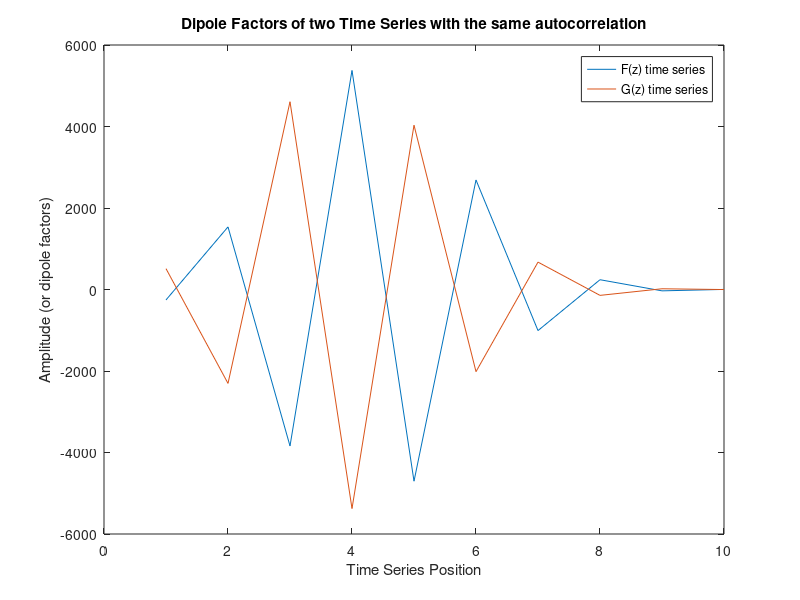

Source code (MATLAB):
% Autocorrelation function
% Completed during MS Geophysics at the University of Western Ontario
% MATLAB code by Benjamin Consolvo
% Updated in 12/2015

% Autocorrelation of a function F(z)
F=[-256 1536 -3840 5376 -4704 2688 -1008 240 -33 2]; %Defining time series F
x=[1 2 3 4 5 6 7 8 9 10] % Defining position in time series for plot
Finv = fliplr(F); %Calculating the time reverse of F
ACF=conv(F,Finv); %Autocorrelation of F
disp(ACF) %Displays autocorrelation

%% Time Series with the same autocorrelation
G=[512 -2304 4608 -5376 4032 -2016 672 -144 18 -1]; %Defining time series G
xone=[1 2 3 4 5 6 7 8 9 10] % Defining position in time series for plot
Ginv=fliplr(G); %Calculating the time reverse of G
ACG=conv(G,Ginv); %Autocorrelation of G
disp(ACG) %Displays autocorrelation

% plotting both time series dipole factors (or polynomial coefficients)
figure;
close all;
plot(x,F,xone,G);
xlabel('Time Series Position');
ylabel('Amplitude (or dipole factors)');
title('Dipole Factors of two Time Series with the same autocorrelation');
s1='F(z) time series';
s2='G(z) time series';
legend(s1,s2);
